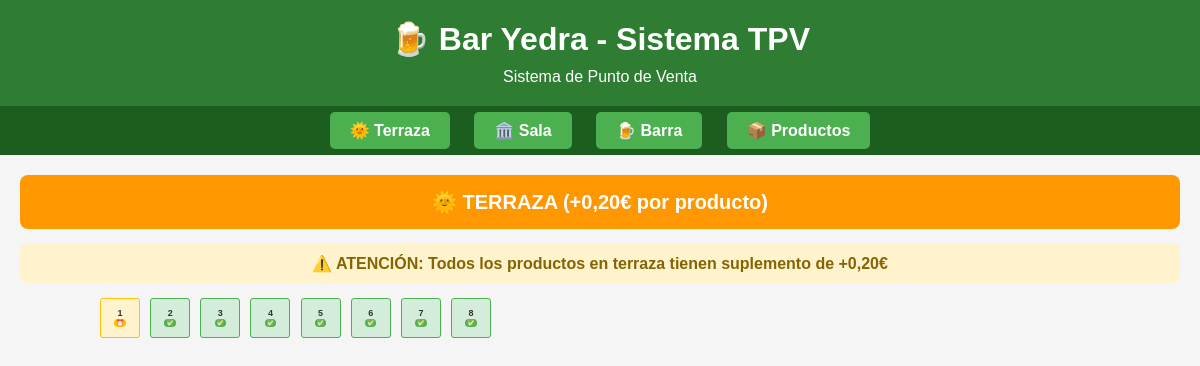
Page /terraza on the earlier database version.
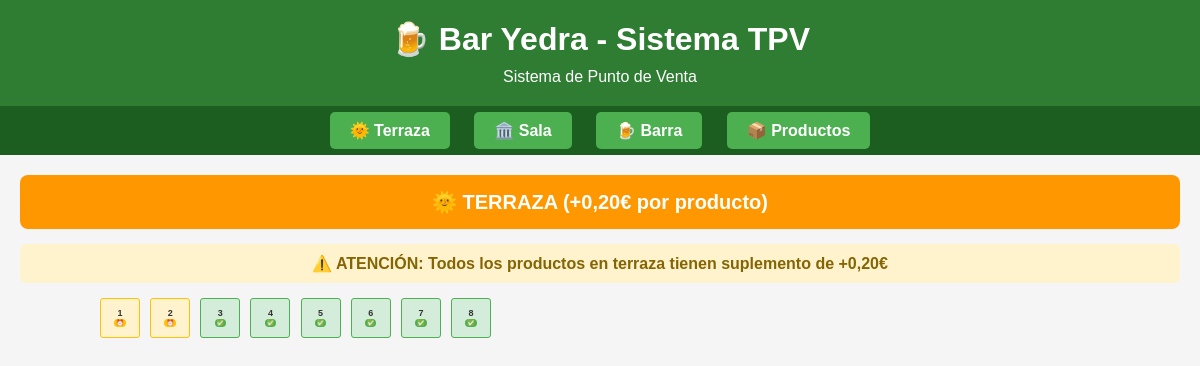
Same page on the later database version.
### models.py (models this page shows, shortened)
class Mesa(db.Model):
    __tablename__ = 'mesa'
    id = db.Column(db.Integer, primary_key=True)
    numero = db.Column(db.Integer, nullable=False)
    zona = db.Column(db.String(50), nullable=False)  # Terraza, Sala, Barra
    estado = db.Column(db.String(20), default='libre')  # libre, ocupada, pagada
    pedidos = db.relationship('Pedido', backref='mesa', lazy=True)

### app.py (the view)
@app.route('/terraza')
def terraza():
    mesas = Mesa.query.filter_by(zona='Terraza').order_by(Mesa.numero).all()
    return render_template('terraza.html', mesas=mesas)

### templates/terraza.html (shortened to what this page needs)
{% extends "base_tpv.html" %}
{% block content %}
<div class="zona-header">
    🌞 TERRAZA (+0,20€ por producto)
</div>
<div class="suplemento-aviso">
    ⚠️ ATENCIÓN: Todos los productos en terraza tienen suplemento de +0,20€
</div>
<div class="mesas-grid">
    {% for mesa in mesas %}
        <div class="mesa-card {{ mesa.estado }}" onclick="window.location.href='/mesa/{{ mesa.id }}'">
            <div class="mesa-numero">{{ mesa.numero }}</div>
            <div class="mesa-estado estado-{{ mesa.estado }}">
                {% if mesa.estado == 'libre' %}
                    ✅
                {% elif mesa.estado == 'ocupada' %}
                    ⏰
                {% else %}
                    💰
                {% endif %}
            </div>
        </div>
    {% endfor %}
</div>
{% endblock %}

Differences in the rows shown:
changed Mesa (number 2 of 8 on the later page): estado "✅" → "⏰"
